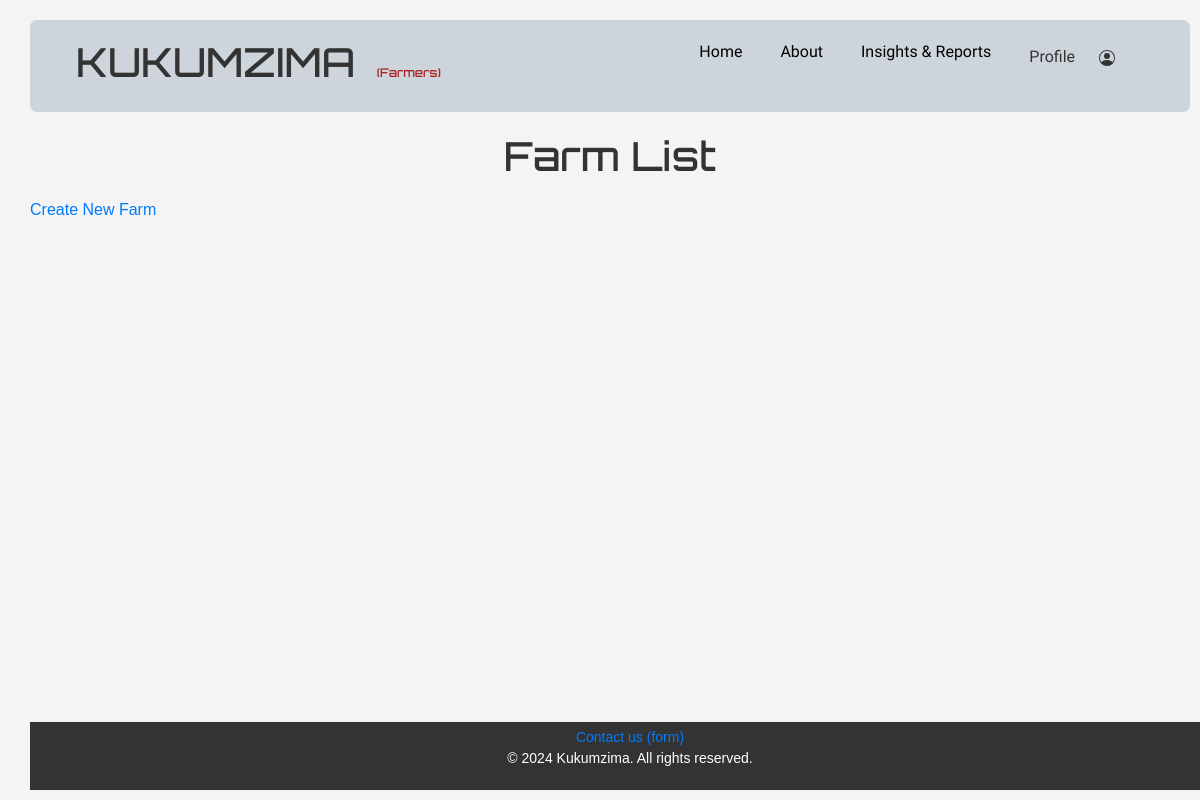
The page /farmers/farms/ on the database as committed earlier.
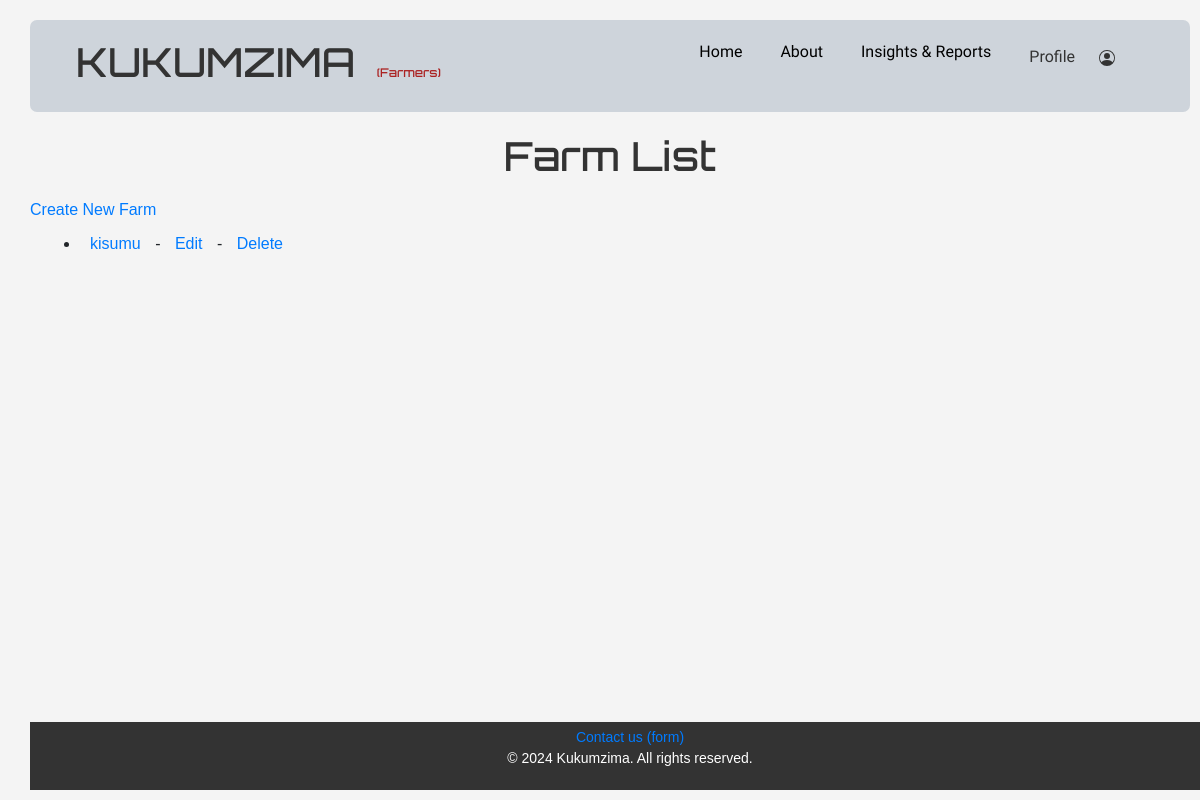
The same page on the database as committed later.
### farmers/models.py (models this page shows)
class Farm(models.Model):
    farmlocation = models.CharField(max_length=255)
    farmer_detail = models.ForeignKey(FarmerDetail, on_delete=models.CASCADE)

### farmers/views.py (the view)
# urls.py: path('farms/', farm_list, name='farm_list'),
def farm_list(request):
    farms = Farm.objects.all()
    return render(request, 'myapp/farm_list.html', {'farms': farms})

### farmers/templates/myapp/farm_list.html (shortened to what this page needs)
{% extends "myapp/base.html" %}
{% block content %}
</head>
<body>
    <h1>Farm List</h1>
    <a href="{% url 'farm_create' %}">Create New Farm</a>
    <ul>
        {% for farm in farms %}
            <li>
                <a href="{% url 'farm_detail' farm.pk %}">{{ farm.farmlocation }}</a> -
                <a href="{% url 'farm_update' farm.pk %}">Edit</a> -
                <a href="{% url 'farm_delete' farm.pk %}">Delete</a>
            </li>
        {% endfor %}
    </ul>
</body>
</html>
{% endblock %}

Rows that differ between the two databases and show on the page:
added Farm: farmlocation "kisumu"
